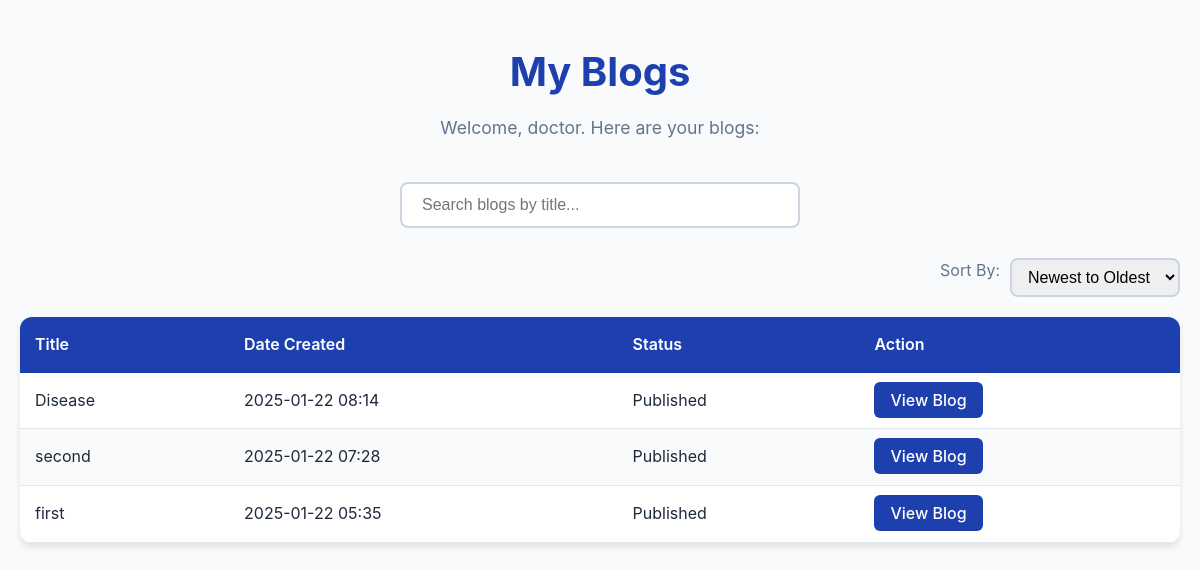
/blogs/ (signed in), run on the app's committed database.
### core/models.py (models this page shows, shortened)
class Blog(models.Model):
    CATEGORY_CHOICES = [
        ('Mental Health', 'Mental Health'),
        ('Heart Disease', 'Heart Disease'),
        ('Covid19', 'Covid19'),
        ('Immunization', 'Immunization'),
    ]
    id = models.UUIDField(primary_key=True, default=uuid4, editable=False)
    author = models.ForeignKey(User, on_delete=models.CASCADE)
    title = models.CharField(max_length=200)
    image = models.ImageField(upload_to='blog_images/', blank=True, null=True)
    category = models.CharField(max_length=50, choices=CATEGORY_CHOICES)
    summary = models.TextField(max_length=500)
    content = RichTextField()
    is_draft = models.BooleanField(default=True)
    created_at = models.DateTimeField(auto_now_add=True)
    updated_at = models.DateTimeField(auto_now=True)

### core/views.py (the view)
# urls.py: path('blogs/', views.my_blog, name='my_blog'),
@login_required
def my_blog(request):
    blogs = Blog.objects.filter(author=request.user).order_by('-created_at')  # Fetch blogs by user, order by date
    return render(request, 'my_blog.html', {'blogs': blogs})

### templates/my_blog.html (shortened to what this page needs)
<!DOCTYPE html>
<html lang="en">
<head>
</head>
<body>
    <div class="container">
        <div class="header">
            <h1>My Blogs</h1>
            <p>Welcome, {{ request.user.username }}. Here are your blogs:</p>
        </div>
        <div class="search-bar">
            <input type="text" id="searchInput" onkeyup="searchBlogs()" placeholder="Search blogs by title..." title="Type in a title">
        </div>
        <div class="sorting">
            <label for="sort">Sort By: </label>
            <select id="sortSelect" onchange="sortBlogs()">
                <option value="date_desc">Newest to Oldest</option>
            </select>
        </div>
        <table id="blogsTable">
            <thead>
                <tr>
                    <th>Title</th>
                    <th>Date Created</th>
                    <th>Status</th>
                    <th>Action</th>
                </tr>
            </thead>
            <tbody>
                {% for blog in blogs %}
                    <tr>
                        <td>{{ blog.title }}</td>
                        <td>{{ blog.created_at|date:"Y-m-d H:i" }}</td>
                        {% if blog.is_draft %}
                            <td>Draft</td>
                        {% else %}
                            <td>Published</td>
                        {% endif %}
                        <td>
                            <a href="{% url 'blog_detail' blog_id=blog.id %}" class="btn-view">View Blog</a>
                        </td>
                    </tr>
                {% empty %}
                    <tr>
                        <td colspan="4" class="no-blogs">No blogs found.</td>
                    </tr>
                {% endfor %}
            </tbody>
        </table>
    </div>
</body>
</html>

### templates/my_blog.html (style rules this page uses)
* { margin: 0; padding: 0; box-sizing: border-box; }
body { font-family: 'Inter', sans-serif; background-color: #f8fafc; color: #1e293b; line-height: 1.6; }
a { text-decoration: none; color: inherit; }
.container { max-width: 1200px; margin: 0 auto; padding: 40px 20px; }
.header { text-align: center; margin-bottom: 40px; }
.header h1 { font-size: 2.5rem; font-weight: 700; color: #1e40af; margin-bottom: 10px; }
.header p { font-size: 1.1rem; color: #64748b; }
.search-bar { display: flex; justify-content: center; margin-bottom: 30px; }
.search-bar input[type="text"] { padding: 12px 20px; width: 400px; font-size: 1rem; border: 2px solid #cbd5e1; border-radius: 8px; outline: none; transition: border-color 0.3s ease; }
.sorting { display: flex; justify-content: flex-end; margin-bottom: 20px; }
.sorting label { font-size: 1rem; color: #64748b; margin-right: 10px; }
.sorting select { padding: 8px 12px; font-size: 1rem; border: 2px solid #cbd5e1; border-radius: 8px; outline: none; transition: border-color 0.3s ease; }
table { width: 100%; border-collapse: collapse; background: #fff; border-radius: 12px; overflow: hidden; box-shadow: 0 4px 6px rgba(0, 0, 0, 0.1); }
th, td { padding: 15px; text-align: left; }
th { background-color: #1e40af; color: #fff; font-weight: 600; }
td { border-bottom: 1px solid #e2e8f0; }
tr:nth-child(even) td { background-color: #f8fafc; }
.btn-view { background-color: #1e40af; color: #fff; padding: 8px 16px; border-radius: 6px; font-weight: 500; transition: background-color 0.3s ease; }

### data on the page
Blog: title "Disease", created_at "2025-01-22 08:14", is_draft "Published"
Blog: title "second", created_at "2025-01-22 07:28", is_draft "Published"
Blog: title "first", created_at "2025-01-22 05:35", is_draft "Published"

### other printed values
{{ request.user.username }} "doctor"
